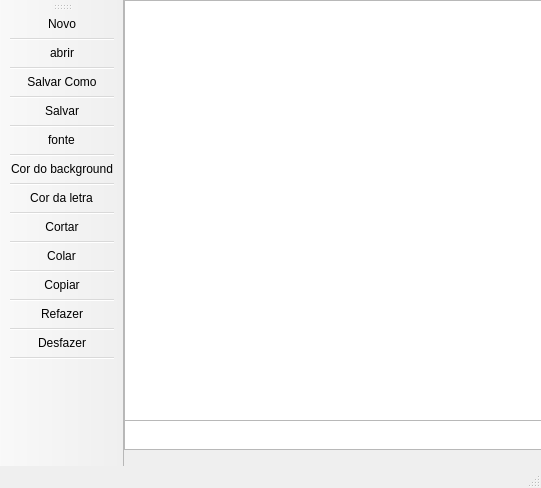
<?xml version="1.0" encoding="UTF-8"?>
<ui version="4.0">
 <class>edit</class>
 <widget class="QMainWindow" name="edit">
  <property name="geometry">
   <rect>
    <x>0</x>
    <y>0</y>
    <width>541</width>
    <height>488</height>
   </rect>
  </property>
  <property name="windowTitle">
   <string>edit</string>
  </property>
  <widget class="QWidget" name="centralwidget">
   <widget class="QTextEdit" name="textEdit_2">
    <property name="geometry">
     <rect>
      <x>0</x>
      <y>420</y>
      <width>510</width>
      <height>30</height>
     </rect>
    </property>
   </widget>
   <widget class="QTextEdit" name="textEdit">
    <property name="geometry">
     <rect>
      <x>0</x>
      <y>0</y>
      <width>511</width>
      <height>421</height>
     </rect>
    </property>
   </widget>
  </widget>
  <widget class="QMenuBar" name="menubar">
   <property name="geometry">
    <rect>
     <x>0</x>
     <y>0</y>
     <width>541</width>
     <height>21</height>
    </rect>
   </property>
  </widget>
  <widget class="QStatusBar" name="statusbar"/>
  <widget class="QToolBar" name="toolBar">
   <property name="windowTitle">
    <string>toolBar</string>
   </property>
   <attribute name="toolBarArea">
    <enum>LeftToolBarArea</enum>
   </attribute>
   <attribute name="toolBarBreak">
    <bool>false</bool>
   </attribute>
   <addaction name="actionNovo"/>
   <addaction name="separator"/>
   <addaction name="actionabrir"/>
   <addaction name="separator"/>
   <addaction name="actionSalvar_Como"/>
   <addaction name="separator"/>
   <addaction name="actionSalvar"/>
   <addaction name="separator"/>
   <addaction name="actionfonte"/>
   <addaction name="separator"/>
   <addaction name="actionCor_do_background"/>
   <addaction name="separator"/>
   <addaction name="actionCor_da_letra"/>
   <addaction name="separator"/>
   <addaction name="actionCortar"/>
   <addaction name="separator"/>
   <addaction name="actionColar"/>
   <addaction name="separator"/>
   <addaction name="actionCopiar"/>
   <addaction name="separator"/>
   <addaction name="actionRefazer"/>
   <addaction name="separator"/>
   <addaction name="actionDesfazer"/>
   <addaction name="separator"/>
  </widget>
  <action name="actionabrir">
   <property name="icon">
    <iconset resource="img.qrc">
     <normaloff>:/new/prefix1/imagens/Abrir.jpg</normaloff>:/new/prefix1/imagens/Abrir.jpg</iconset>
   </property>
   <property name="text">
    <string>abrir</string>
   </property>
  </action>
  <action name="actionNovo">
   <property name="icon">
    <iconset resource="img.qrc">
     <normaloff>:/new/prefix1/imagens/Novo.jpg</normaloff>:/new/prefix1/imagens/Novo.jpg</iconset>
   </property>
   <property name="text">
    <string>Novo</string>
   </property>
  </action>
  <action name="actionSalvar">
   <property name="icon">
    <iconset resource="img.qrc">
     <normaloff>:/new/prefix1/imagens/Salvar.png</normaloff>:/new/prefix1/imagens/Salvar.png</iconset>
   </property>
   <property name="text">
    <string>Salvar</string>
   </property>
  </action>
  <action name="actionSalvar_Como">
   <property name="icon">
    <iconset resource="img.qrc">
     <normaloff>:/new/prefix1/imagens/Salvar Como.jpg</normaloff>:/new/prefix1/imagens/Salvar Como.jpg</iconset>
   </property>
   <property name="text">
    <string>Salvar Como</string>
   </property>
  </action>
  <action name="actionCor_da_letra">
   <property name="icon">
    <iconset resource="img.qrc">
     <normaloff>:/new/prefix1/imagens/cor da letra.png</normaloff>:/new/prefix1/imagens/cor da letra.png</iconset>
   </property>
   <property name="text">
    <string>Cor da letra</string>
   </property>
  </action>
  <action name="actionCor_do_background">
   <property name="icon">
    <iconset resource="img.qrc">
     <normaloff>:/new/prefix1/imagens/cor de fundo.jpg</normaloff>:/new/prefix1/imagens/cor de fundo.jpg</iconset>
   </property>
   <property name="text">
    <string>Cor do background</string>
   </property>
  </action>
  <action name="actionfonte">
   <property name="icon">
    <iconset resource="img.qrc">
     <normaloff>:/new/prefix1/imagens/tamanho da fonte.png</normaloff>:/new/prefix1/imagens/tamanho da fonte.png</iconset>
   </property>
   <property name="text">
    <string>fonte</string>
   </property>
  </action>
  <action name="actionCortar">
   <property name="icon">
    <iconset resource="img.qrc">
     <normaloff>:/new/prefix1/imagens/cortar.png</normaloff>:/new/prefix1/imagens/cortar.png</iconset>
   </property>
   <property name="text">
    <string>Cortar</string>
   </property>
  </action>
  <action name="actionColar">
   <property name="icon">
    <iconset resource="img.qrc">
     <normaloff>:/new/prefix1/imagens/colar.jpg</normaloff>:/new/prefix1/imagens/colar.jpg</iconset>
   </property>
   <property name="text">
    <string>Colar</string>
   </property>
  </action>
  <action name="actionCopiar">
   <property name="icon">
    <iconset resource="img.qrc">
     <normaloff>:/new/prefix1/imagens/copiar.png</normaloff>:/new/prefix1/imagens/copiar.png</iconset>
   </property>
   <property name="text">
    <string>Copiar</string>
   </property>
  </action>
  <action name="actionRefazer">
   <property name="icon">
    <iconset resource="img.qrc">
     <normaloff>:/new/prefix1/imagens/refazer.jpg</normaloff>:/new/prefix1/imagens/refazer.jpg</iconset>
   </property>
   <property name="text">
    <string>Refazer</string>
   </property>
  </action>
  <action name="actionDesfazer">
   <property name="icon">
    <iconset resource="img.qrc">
     <normaloff>:/new/prefix1/imagens/Desfazer.jpg</normaloff>:/new/prefix1/imagens/Desfazer.jpg</iconset>
   </property>
   <property name="text">
    <string>Desfazer</string>
   </property>
  </action>
 </widget>
 <resources>
  <include location="img.qrc"/>
 </resources>
 <connections/>
</ui>
